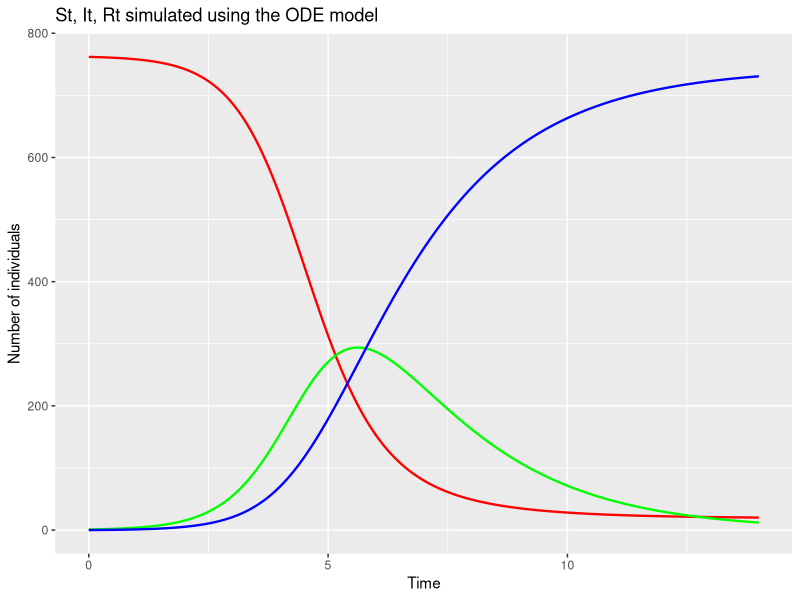
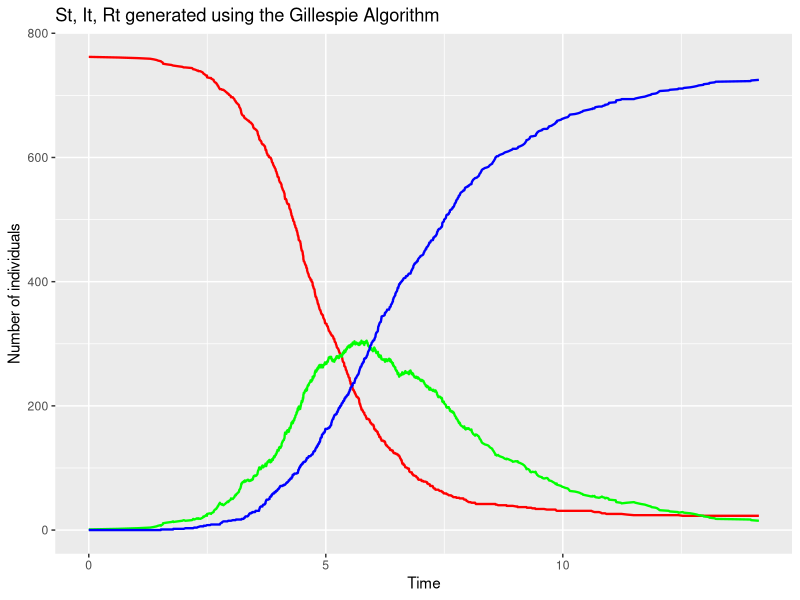
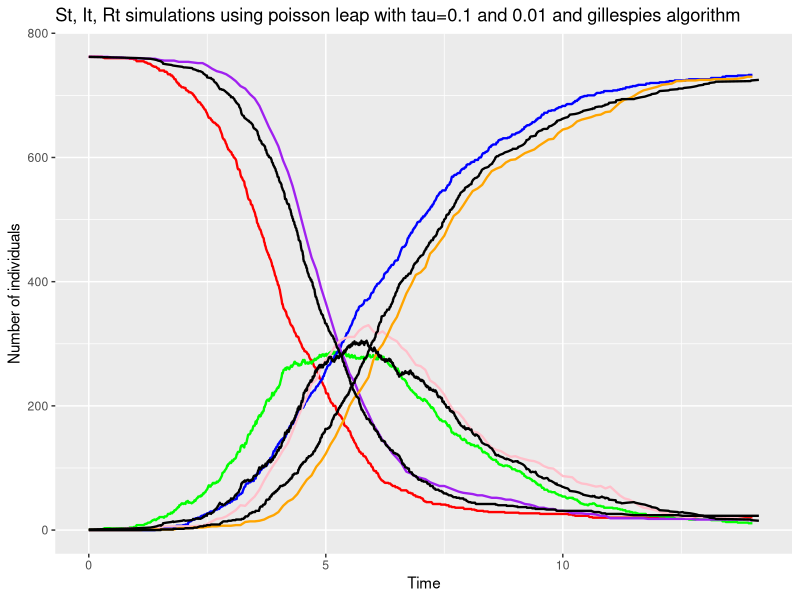
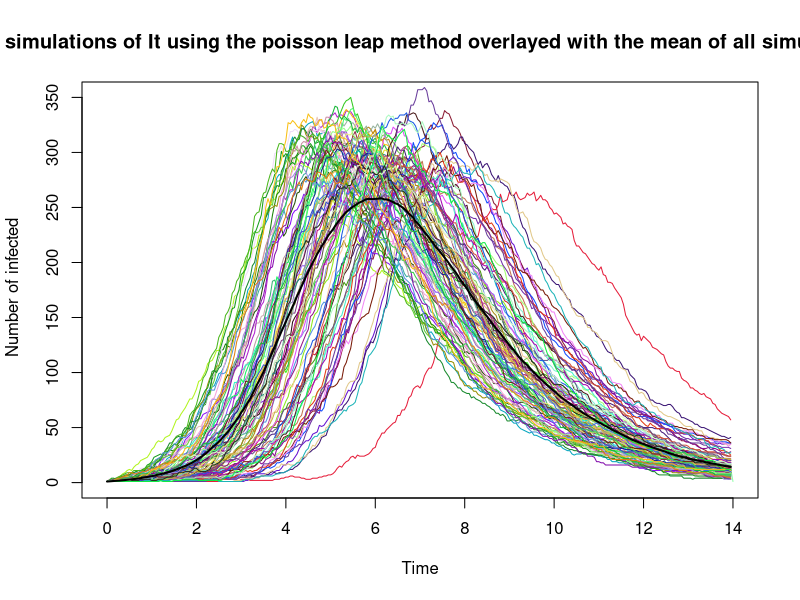
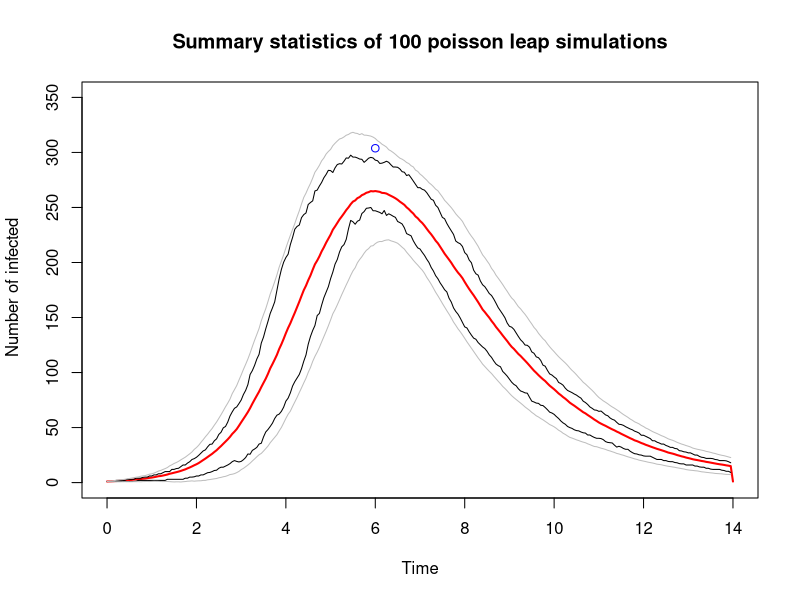
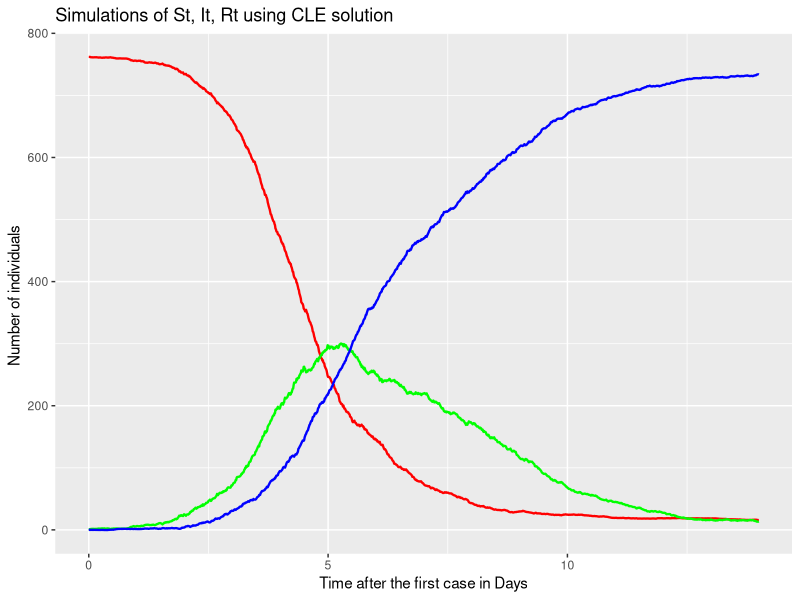
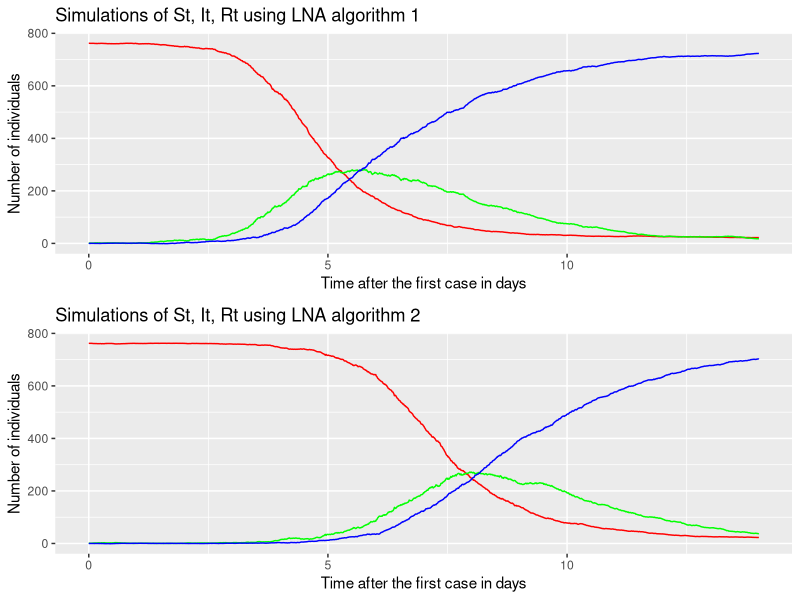
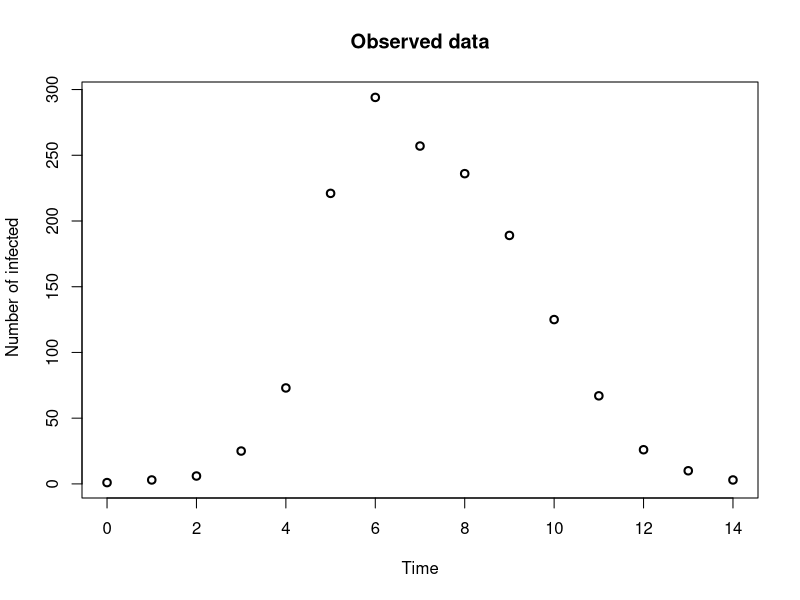

These figures' R source, in order: (Note: a time limit stopped this script after it produced the figures.)
#Github code 

install.packages("MASS")
install.packages("ggplot2")
install.packages("coda")
install.packages("tidyverse")
install.packages("dplyr")
install.packages("gridExtra")
install.packages("mvtnorm")

library(coda)
library(MASS)
library(ggplot2)
library(tidyverse)
library(dplyr)
library(gridExtra)
library(mvtnorm)

par(mfrow=c(1,1))

#Solving deterministic ODEs using eulers method

values<-function(theta,dt,t,X0){
  X<-matrix(0,nrow=(t/dt)+1,ncol=2)
  time<-seq(from=0,to=t,by=dt)
  N<-X0[1]+X0[2]
  X[1,]<-X0
  for (i in 1:(t/dt)){
    X[i+1,]<-c(X[i,1]+dt*(-theta[1]*(X[i,1])*(X[i,2])),
               X[i,2]+dt*((theta[1])*(X[i,1])*(X[i,2])-theta[2]*(X[i,2])))}
  X<-data.frame(X) 
  X$time<-time
  X$Rt<-763-X$X1-X$X2
  names(X)[1]<-"St"
  names(X)[2]<-"It"
  X<-relocate(X,St,It,Rt,time)
  return(X)
}

#Figure 2.2
ODEdata<-values(c(exp(-6),0.5),0.01,14,c(762,1))
ggplot()+geom_line(data=ODEdata,aes(x=time,y=St),color="red", linewidth=0.8)+geom_line(data=ODEdata,aes(x=time,y=It),color="green",linewidth=0.8)+geom_line(data=ODEdata,aes(x=time,y=Rt),color="blue",linewidth=0.8) + xlab("Time") + ylab("Number of individuals") + ggtitle("St, It, Rt simulated using the ODE model")

#Using Gillespies algorithm to generate simulations
#if the simlation shows that the epidemic dies early it gives us an error message and we need to resimulate the values  
GAvalues<-function(x,N,T,c,S){
  t<-0
  data<-data.frame(St=x[1],It=x[2],Rt=(N-x[1]-x[2]),t=0)
  while (t< T){
    h1<-c[1]*x[1]*x[2]
    h2<-c[2]*x[2]
    h0<-h1+h2
    dt<-rexp(1,rate=h0)
    t<-t+dt
    j<-sample(c(1,2), size=1, prob=c(h1/h0, h2/h0))
    x[1]<-x[1]+S[1,j]
    x[2]<-x[2]+S[2,j]
    data<-rbind(data,c(x[1],x[2],(N-x[1]-x[2]),t))
  }
  return(data) 
}

#Figure 2.3
GAdata<-GAvalues(c(762,1),763,14,c(exp(-6),0.5),matrix(c(-1,0,1,-1),nrow=2,ncol=2,byrow=TRUE))
ggplot()+geom_line(data=GAdata,aes(x=t,y=St),color="red", linewidth=0.8)+geom_line(data=GAdata,aes(x=t,y=It),color="green", linewidth=0.8)+geom_line(data=GAdata,aes(x=t,y=Rt),color="blue", linewidth=0.8)+ xlab("Time") +ylab("Number of individuals") +ggtitle("St, It, Rt generated using the Gillespie Algorithm")

#poisson leap process
PLval<-function(x,N,T,c,S,tau){
  t<-0
  data<-data.frame(St=x[1],It=x[2],Rt=(N-x[1]-x[2]),t=0)
  while (t< T-tau){
    h1<-c[1]*x[1]*x[2]
    h2<-c[2]*x[2]
    r1<-rpois(1,lambda = h1*tau)
    r2<-rpois(1,lambda = h2*tau)
    t<-t+tau
    x[1]<-x[1]-r1
    x[2]<-x[2]+r1-r2
    while(x[1]<0){
      x[1]<-0
    }
    while(x[2]<0){
      x[2]<-0
    }
    data<-rbind(data,c(x[1],x[2],(N-x[1]-x[2]),t))
  }
  return(data)
}

# plvalues returns poisson leap values without the possibility of having a simulation that goes wrong 
PLvalues<-function(x,N,T,c,S,tau){
  max<-1
  while(max<=10){
    PLval<-PLval(x,N,T,c,S,tau) 
    max<-max(PLval$It)
  }
  return(PLval)
}

#Figure 2.4
data1<-PLvalues(c(762,1),763,14,c(exp(-6),0.5),matrix(c(-1,0,1,-1),nrow=2,ncol=2,byrow=TRUE),0.01)
data2<-PLvalues(c(762,1),763,14,c(exp(-6),0.5),matrix(c(-1,0,1,-1),nrow=2,ncol=2,byrow=TRUE),0.1)
PLdata<-data1
ggplot()+geom_line(data=data1,aes(x=t,y=St),color="red", linewidth=0.8)+geom_line(data=data1,aes(x=t,y=It),color="green", linewidth=0.8)+geom_line(data=data1,aes(x=t,y=Rt),color="blue", linewidth=0.8)+geom_line(data=data2,aes(x=t,y=St),color="purple", linewidth=0.8)+geom_line(data=data2,aes(x=t,y=It),color="pink", linewidth=0.8)+geom_line(data=data2,aes(x=t,y=Rt),color="orange", linewidth=0.8)+geom_line(data=GAdata,aes(x=t,y=St),color="black", linewidth=0.8)+geom_line(data=GAdata,aes(x=t,y=It),color="black", linewidth=0.8)+geom_line(data=GAdata,aes(x=t,y=Rt),color="black", linewidth=0.8)+ xlab("Time") + ylab("Number of individuals") + ggtitle("St, It, Rt simulations using poisson leap with tau=0.1 and 0.01 and gillespies algorithm")

#function that generates X number of PL simulations of It and their mean

PLIt<- function(x,N,T,c,S,tau){
  data<-PLvalues(x,N,T,c,S,tau)
  return(data$It)
}

PLXdata<-function(x,N,T,c,S,tau,X){
  p<-PLIt(x,N,T,c,S,tau)
  n<-length(p)
  data<-matrix(rep(0,n*X),ncol=X,nrow=n)
  data<-data.frame(data)
  i=1
  for(i in 1:X){
    data[,i]<-PLIt(x,N,T,c,S,tau)
    i=i+1
  }
  p<-PLval(x,N,T,c,S,tau)
  time<-p$t
  data$mean<-rowMeans(data)
  data$time<-time
  return(data)
}
data<-PLXdata(c(762,1),763,14,c(exp(-6),0.5),matrix(c(-1,0,1,-1),nrow=2,ncol=2,byrow=TRUE),0.05,100)

#Figure 2.5 plots 100 Pl simulations of It 
PLXplot<-function(x,N,T,c,S,tau,X){
  data<-PLXdata(x,N,T,c,S,tau,X)
  plot(ts(data[,1], start=0, end=14,deltat=0.05), xlab="Time",ylab=" Number of infected",col=rgb(runif(1),runif(1),runif(1)),main="100 simulations of It using the poisson leap method overlayed with the mean of all simulations",ylim=c(0,350))
  for(i in 2:X){
    lines(y=data[,i],x=data[,X+2],type="l", col=rgb(runif(1),runif(1),runif(1)))
    i=i+1
  }
  lines(y=data[,X+1],x=data[,X+2],type="l", col="black",lwd=2)
}
PLXplot(c(762,1),763,14,c(exp(-6),0.5),matrix(c(-1,0,1,-1),nrow=2,ncol=2,byrow=TRUE),0.05,100)

#calculating mean peak number of infected and mean of the day that they peak at 
#given PLXdata
meanPeak<-function(Data){
  X<-ncol(Data) - 2
  data<-Data[,1:X]
  col_max<-apply(data,2,max)
  mean<-mean(col_max)
  max_rows<-apply(data,2,which.max)
  meanrow<-mean(max_rows)
  meanrow<-round(meanrow)
  meanday<-Data[121,X+2]
  m<-c(mean,meanday)
  return(m)
}

#Figure 2.6 summary graph 
x<-c(762,1)
N<-763
c<-c(exp(-6),0.5)
S<-matrix(c(-1,0,1,-1),nrow=2,ncol=2,byrow=TRUE)
X<-100

Data<-PLXdata(c(762,1),763,14,c(exp(-6),0.5),matrix(c(-1,0,1,-1),nrow=2,ncol=2,byrow=TRUE),0.05,100) 
data<-Data[,1:(X-2)]
meandata<-Data[,(X+1)]
m<-meanPeak(Data)
SD<-apply(data,1,sd)
lower_quantile<-apply(data,1,function(x) quantile(x,probs=0.25))
upper_quantile<-apply(data,1,function(x) quantile(x,probs=0.75))
upper_sd_bound<-meandata+SD
lower_sd_bound<-meandata-SD
time<-Data[,(X+2)]
plot(ts(meandata, start=0, end=14,deltat=0.05), xlab="Time",ylab=" Number of infected",col="red",lwd=2,main="Summary statistics of 100 poisson leap simulations",ylim=c(0,350))
lines(x=time, y=upper_quantile,col="black")
lines(x=time, y=lower_quantile,col="black")
lines(x=time, y=upper_sd_bound,col="grey")
lines(x=time, y=lower_sd_bound,col="grey")
lines(x=m[2],y=m[1],type="p",col="blue")

#Generating simulations using 
CLE<-function(x,N,T,c,dt){
  t<-0
  data<-data.frame(St=x[1],It=x[2],Rt=(N-x[1]-x[2]),t=0)
  while (t< T-dt){
    h1<-c[1]*x[1]*x[2]
    h2<-c[2]*x[2]
    dW1<- rnorm(1,0,sqrt(dt))
    dW2<-rnorm(1,0,sqrt(dt))
    t<-t+dt
    x[1]<-x[1] - c[1]*x[1]*x[2]*dt - sqrt(c[1]*x[1]*x[2])*dW1
    x[2]<-x[2]+ c[1]*x[1]*x[2]*dt - c[2]*x[2]*dt + sqrt(c[1]*x[1]*x[2])*dW1 - sqrt(c[2]*x[2])*dW2
    data<-rbind(data,c(x[1],x[2],(N-x[1]-x[2]),t))
  }
  return(data)  
  
}

#Figure 2.7 
CLEdata<-CLE(c(762,1),763,14,c(exp(-6),0.5),0.01)
ggplot()+geom_line(data=CLEdata,aes(x=t,y=St),color="red", linewidth=0.8)+geom_line(data=CLEdata,aes(x=t,y=It),color="green",linewidth=0.8)+geom_line(data=CLEdata,aes(x=t,y=Rt),color="blue",linewidth=0.8)+xlab("Time after the first case in Days")+ylab("Number of individuals ")+ggtitle("Simulations of St, It, Rt using CLE solution")

#lna first algorithm 

LNA<-function(a,b,X0,V0,dt,T,N){
  X<-X0
  Z<-X0
  M<-X0-Z
  t<-0
  S<-Z[1,1]
  I<-Z[2,1]
  R<-N-S-I
  V<-V0
  dataLNA<-data.frame(St=S, It=I, Rt=R, t=0)
  while (t <T){
    Z<-Z+matrix(data=c(-a*Z[1,1]*Z[2,1],a*Z[1,1]*Z[2,1] - (b*Z[2,1])), nrow=2,ncol=1)*dt
    M<-M+matrix(data=c(-a*Z[2,1]*M[1,1]-(a*Z[1,1]*M[2,1]),a*Z[2,1]*M[1,1]+a*Z[1,1]*M[2,1]-b*M[2,1]),nrow=2,ncol=1)*dt
    V<-V+matrix(data=c(a*Z[1,1]*Z[2,1],-a*Z[1,1]*Z[2,1],-a*Z[1,1]*Z[2,1],a*Z[1,1]*Z[2,1]+b*Z[2,1]),nrow=2,ncol=2,byrow = TRUE)*dt
    t<-t+dt
    X[2,1]<-0
    while(X[2,1]<=0){
      X<-mvrnorm(1,mu=Z+M,Sigma=V)
      X<-as.matrix(X)
      # print(X)
    }
    M<-X-Z
    V<-V0
    dataLNA<-rbind(dataLNA,c(X[1,1],X[2,1],(N-X[1,1]-X[2,1]),t))
  }
  return(dataLNA)
}
LNAdata=LNA(exp(-6),0.5,X0<- matrix(data=c(762,1),nrow=2,ncol=1),V0<-matrix(data=rep(0,4),nrow=2,ncol=2,byrow=TRUE),0.01,14,763)

#lna second algorithm

LNA2<-function(a,b,X0,V0,dt,T,N){
  X<-X0
  Z<-X0
  M<-X0-Z
  t<-0
  S<-Z[1,1]
  I<-Z[2,1]
  R<-N-S-I
  V<-V0
  LNAdata<-data.frame(St=S, It=I, Rt=R, t=0)
  while (t <T){
    Z<-Z+matrix(data=c(-a*Z[1,1]*Z[2,1],a*Z[1,1]*Z[2,1] - (b*Z[2,1])), nrow=2,ncol=1)*dt
    V<-matrix(data=c(a*Z[1,1]*Z[2,1],-a*Z[1,1]*Z[2,1],-a*Z[1,1]*Z[2,1],a*Z[1,1]*Z[2,1]+b*Z[2,1]),nrow=2,ncol=2,byrow = TRUE)*dt
    t<-t+dt
    X[2,1]<-0
    while(X[2,1]<=0){
      X<-mvrnorm(1,mu=Z,Sigma=V)
      X<-as.matrix(X)
      # print(X)
    }
    V<-V0
    Z<-X
    LNAdata<-rbind(LNAdata,c(X[1,1],X[2,1],(N-X[1,1]-X[2,1]),t))
  }
  return(LNAdata)
}
LNA2data=LNA2(exp(-6),0.5,X0<- matrix(data=c(762,1),nrow=2,ncol=1),V0<-matrix(data=rep(0,4),nrow=2,ncol=2,byrow=TRUE),0.01,14,763)

# Figure 2.8
p1<-ggplot()+geom_line(data=LNAdata,aes(x=t,y=St),color="red")+geom_line(data=LNAdata,aes(x=t,y=It),color="green")+geom_line(data=LNAdata,aes(x=t,y=Rt),color="blue")+xlab("Time after the first case in days")+ylab("Number of individuals")+ggtitle("Simulations of St, It, Rt using LNA algorithm 1")
p2<-ggplot()+geom_line(data=LNA2data,aes(x=t,y=St),color="red")+geom_line(data=LNA2data,aes(x=t,y=It),color="green")+geom_line(data=LNA2data,aes(x=t,y=Rt),color="blue")+xlab("Time after the first case in days")+ylab("Number of individuals")+ggtitle("Simulations of St, It, Rt using LNA algorithm 2")
grid.arrange(p1, p2, ncol=1)

#Figure 3.1
y<-c(1,3,6,25,73,221,294,257,236,189,125,67,26,10,3)
t<-c(0,1,2,3,4,5,6,7,8,9,10,11,12,13,14)
#graph of observed
par(mfrow=c(1,1))
plot(y=y,x=t,type="p",xlab="Time",ylab=" Number of infected",col="black",lwd=2,main="Observed data")

#Figure 3.2
#graph of all simulations
par(mfrow=c(3,2))

#ODEdata<-values(c(exp(-6),0.5),0.01,14,c(762,1))
plot(ts(ODEdata[,2], start=0, end=14,deltat=0.01), xlab="Time",ylab=" Number of infected",col="orange",main="ODE simulations compared with observed data")
lines(x=t,y=y,type="p")

#GAdata<-GAvalues(c(762,1),763,14,c(exp(-6),0.5),matrix(c(-1,0,1,-1),nrow=2,ncol=2,byrow=TRUE))
plot(y=GAdata[,2],x=GAdata[,4],type="l",xlab="Time",ylab=" Number of infected",col="green",main="GA simulations compared with observed data")
lines(x=t,y=y,type="p")

#PLdata<-PLvalues(c(762,1),763,14,c(exp(-6),0.5),matrix(c(-1,0,1,-1),nrow=2,ncol=2,byrow=TRUE),0.01)
plot(ts(PLdata[,2], start=0, end=14,deltat=0.01), xlab="Time",ylab=" Number of infected",col="purple",main="Poisson Leap simulations compared with observed data")
lines(x=t,y=y,type="p")

#CLEdata<-CLE(c(762,1),763,14,c(exp(-6),0.5),0.01)
plot(ts(CLEdata[,2], start=0, end=14,deltat=0.01), xlab="Time",ylab=" Number of infected",col="red",main="CLE simulations compared with observed data")
lines(x=t,y=y,type="p")

#LNAdata<-LNA(exp(-6),0.5,matrix(data=c(762,1),nrow=2,ncol=1),matrix(data=rep(0,4),nrow=2,ncol=2,byrow=TRUE),0.01,14,763)
plot(ts(LNAdata[,2], start=0, end=14,deltat=0.01), xlab="Time",ylab=" Number of infected",col="blue",main="LNA compared with observed data")
lines(x=t,y=y,type="p")

plot(ts(ODEdata[,2], start=0, end=14,deltat=0.01), xlab="Time",ylab=" Number of infected",col="orange",main="Comparison of all simulation methods with observed data")
lines(y=GAdata[,2],x=GAdata[,4],type="l", col="green")
lines(y=PLdata[,2],x=PLdata[,4],type="l", col="purple")
lines(y=CLEdata[,2],x=CLEdata[,4],type="l", col="red")
lines(y=LNAdata[,2],x=LNAdata[,4],type="l", col="blue")
lines(x=t,y=y,type="p")

#Function that calculates MLE for generated noisey data through the ODE model 

loglikeNeg<-function(param, Ydata, dt, intert, X0)
{
  n<-length(Ydata)
  T<-(n-1)*intert 
  incr<-intert/dt
  out1<-values(t=T, dt=dt, X0=X0, theta=exp(param))
  out2<-out1[1+(0:(n-1))*(incr),2] 
  -1*sum(dnorm(Ydata, out2, exp(param[3]), log=TRUE)) 
}

MLE<-function(param,dt,T,X0,intert){
  t=T
  ODEdata<-values(param,dt,t=T,X0)
  set.seed(1)
  ODEIdata<-ODEdata[1+(0:(T/intert))*(intert/dt),2]   
  Ydata<-ODEIdata+ rnorm(length(ODEIdata),0,param[3])
  init<-log(param-(param/5))
  out<-optim(init,loglikeNeg,Ydata=Ydata,dt=dt,intert=intert,X0=X0)
  MLE<-exp(out$par)
  return(MLE)
}

#Code for values in table 3.1
MLE(param=c(exp(-6),0.5,0.5),dt=0.01,T=14,X0=c(762,1),intert=1)

#Metropolis hastings algorithm for sir models 
#plot(ts(y,start=0,deltat=1),main="",xlab="Time (days)",ylab="Yt")
alpha<-exp(-6)
beta<-0.5
param<-c(alpha,beta)
dt<-0.01
X0<-c(762,1)
t<-14

ODEdata<-values(param,dt,t,X0)
sigma<-0.5
theta<-c(log(alpha),log(beta),log(sigma)) ## c(theta1,theta2,theta3)

## we take the prior of all the log parameters to be standard normal 
## therefore say the prior for all parameters are g(theta1), g(theta2), 
## g(theta3)
## the posterior density is therefore proportional to all three priors and the 
## likelihood 
## g(theta|y) is proportional to g(theta1)*g(theta2)*g(theta3)*f(y|theta)

## what is log f(y|theta)?
## this function returns the loglikelihood of It which is the mproposed model
## y which are our observed data set is out target model 
theta<-c(log(alpha),log(beta),log(sigma)) ## c(theta1,theta2,theta3)

## data=y which is our observed data 
loglike<-function(theta,data,dt,X0){
  n<-length(data)
  incr<-1/dt
  out<-values(exp(theta),dt,n-1,X0) ##returns It values at dt inytervals 
  out<-out[1+(0:(n-1))*incr,2] ##returns It values at uit time intervals 
  return(sum(dnorm(data,out,exp(theta[3]),log=TRUE)))
}

##we then find the log prior log(g(theta))

logprior<-function(theta){
  return(sum(dnorm(theta,log=TRUE)))
}

## we us the posterior = g(theta|y) as our target density and a random walk 
## proposal = theta*|theta ~ N(theta, SigmaMatrix)

## metropolis hastings algorithm 

## N = number of itterations
## init= initial values for theta 
##SigmaMatrix is our tuning matrix 

MH=function(N,data,dt,SigmaMatrix,init,X0)
{
  theta.mat = matrix(0,nrow=N,ncol=3)  ##create a matrix of 0s with N rows 
  theta.mat[1,] = init ## first row of our theta matrix has our initial values 
  curr = init 
  count = 0 
  for (j in 2:N) 
  {
    can = mvrnorm(1,curr,SigmaMatrix) #proposal 
    #Evaluate log acceptance probability
    laprob = logprior(can)-logprior(curr)+
      loglike(can,data,dt,X0)-loglike(curr,data,dt,X0)
    if (log(runif(1)) < laprob) #Accept with the correct prob.
    {
      curr = can; #chain moves
      count = count + 1 #add one to acceptance counter
    }
    theta.mat[j,] = curr
  }
  print(count/(N-1)) # empirical acceptance prob
  return(theta.mat)
}

## N=1000
## dt=0.01
## tuning matrix SigmaMatrix<- diag(0.001,0.001,0.001)
## initial values of theta = (-6, log(0.5),2.5)
## X0= (762,1)

#Figure 3.3
MHdata<-MH(5000,y,0.01,diag(rep(0.001,3)),c(-6,log(0.5),2.5),c(762,1))
plot(ts(exp(MHdata)),xlab="Iteration count", main="Trace plots for log(alpha), log(beta) and log(sigma)")


## we get a decent trace plot for alpha and beta but not sigma 
## we choose our tuning matrix to be (((2.38)^2)/3)* var(theta|y)
#figure 3.4
newSigma<- ((2.38^2)/3)*var(MHdata)
system.time(MHdata2<-MH(5000,y,0.01,newSigma,c(-6,log(0.5),2.5),c(762,1)))
effectiveSize(MHdata2)
plot(ts(exp(MHdata2)),xlab="Iteration count", main="Trace plots for log(alpha), log(beta) and log(sigma) using optimal tuning matrix")
##plot with 10000 iterations 
#figure 3.5
system.time(MHdata3<-MH(10000,y,0.01,newSigma,c(-6,log(0.5),2.5),c(762,1)))
effectiveSize(MHdata3)
plot(ts(exp(MHdata3)),xlab="Iteration count", main="Trace plots for log(alpha), log(beta) and log(sigma) using optimal tuning matrix and 10000 iterations")
## as theta is log of all parameters we transform it back to original form 

MHdata4<-exp(MHdata3)

#figure 3.6 plotting 20 runs of 5000 iters on the same trace plot
par(mfrow=c(2,1))
ALPHA<-MHdata2[,1]
plot(ts(ALPHA),ylim=c(-6.2,-6),ylab="log(alpha)", xlab="Iteration count", main="20 trace plots for log(alpha) created using different initial values")
for(i in 1:20)
{
  a<-runif(1,-6.25,-5.75)
  b<-runif(1,-1,-0.5)
  sigma<-runif(1,2,3.5)
  param<-c(a,b,sigma)
  #print(param)
  data<-MH(5000,y,0.01, newSigma,init=c(a,b,sigma),c(762,1))
  log_alpha<-data[,1]
  lines(ts(log_alpha),col=(i+1))
}

BETA<-MHdata2[,2]
plot(ts(BETA),ylim=c(-1,-0.5),ylab="log(beta)", xlab="Iteration count", main="20 trace plots for log(beta) created using different initial values")
for(i in 1:20)
{
  a<-runif(1,-6.25,-5.75)
  b<-runif(1,-1,-0.5)
  sigma<-runif(1,2,3.5)
  param<-c(a,b,sigma)
  #print(param)
  data<-MH(5000,y,0.01, newSigma,init=c(a,b,sigma),c(762,1))
  log_beta<-data[,2]
  lines(ts(log_beta),col=(i+1))
  
}

#after removing 500 iterations 
par(mfrow=c(2,1))
ALPHA<-MHdata2[,1]
plot(ts(ALPHA[501:5000]),ylim=c(-6.2,-6),ylab="log(alpha)", xlab="Iteration count", main="20 trace plots for log(alpha) created using different initial values")
for(i in 1:20)
{
  a<-runif(1,-6.25,-5.75)
  b<-runif(1,-0.9,-0.6)
  sigma<-runif(1,2,3.5)
  param<-c(a,b,sigma)
  print(param)
  data<-MH(5000,y,0.01, newSigma,init=c(a,b,sigma),c(762,1))
  log_alpha<-data[,1]
  lines(ts(log_alpha[501:5000]),col=(i+1))
}

BETA<-MHdata2[,2]

plot(ts(BETA[501:5000]),ylim=c(-0.9,-0.6),ylab="log(beta)", xlab="Iteration count", main="20 trace plots for log(beta) created using different initial values")
for(i in 1:20)
{
  a<-runif(1,-6.25,-5.75)
  b<-runif(1,-0.9,-0.6)
  sigma<-runif(1,2,3.5)
  param<-c(a,b,sigma)
  print(param)
  data<-MH(5000,y,0.01, newSigma,init=c(a,b,sigma),c(762,1))
  log_beta<-data[,2]
  lines(ts(log_beta[501:5000]),col=(i+1))
  
}

##figure 3.7 we plot the kernal density estimates 
par(mfrow=c(1,2))
alpha<-MHdata4[,1]
beta<-MHdata4[,2]
sigma<-MHdata4[,3]

plot(density(alpha),xlab="alpha", xlim=c(0.002,0.0024),main="Kernel density plot for alpha")
plot(density(beta),xlab="beta",main="Kernel density plot for beta")
#plot(density(sigma),xlab="sigma")

#table 3.3
## summaries of alpha(infection rate)

mean(MHdata4[,1])
sd(MHdata4[,1])
quantile(MHdata4[,1],c(0.025,0.975))

## summaries of beta

mean(MHdata4[,2])
sd(MHdata4[,2])
quantile(MHdata4[,2],c(0.025,0.975))



#figure 3.8
##histograms for theta
hist(alpha,xlab="alpha", breaks=15,freq=FALSE)
hist(beta,xlab="beta", breaks=15,freq=FALSE)
#hist(sigma,xlab="sigma", breaks=15, freq=FALSE)

hist(alpha,xlab="alpha", breaks=25,freq=FALSE,xlim=c(0.002,0.0024), ylim=c(0,13000) ,main="Density histogram for alpha")
lines(density(alpha),xlab="alpha",col="red")
hist(beta,xlab="beta", breaks=25,freq=FALSE,ylim=c(0,30),main="Density histogram for beta")
lines(density(beta),xlab="beta", col="red")
#hist(sigma,xlab="sigma", breaks=15, freq=FALSE)
#lines(density(sigma),xlab="sigma", col="red")

#predictive posterior distributions
#need values function 
#already generated MH data 
par(mfrow=c(1,1))
N<-10000
dt=0.1
endT<-14
S.mat = matrix(0,nrow=endT/dt+1,ncol=N)
I.mat = matrix(0,nrow=endT/dt+1,ncol=N)
R.mat = matrix(0,nrow=endT/dt+1,ncol=N)
for(i in 1:N)
{
  data<-values(theta=exp(MHdata3[i,1:2]),dt=dt,t=endT,X0=c(762,1))
  data$Rt<-763-data$X1-data$X2
  S.mat[,i]<-data[,1]
  I.mat[,i]<-data[,2]
  R.mat[,i]<-data[,4]
}

S.mean <- apply(S.mat,1,mean)
S.lq <- apply(S.mat,1,quantile,0.025)
S.uq <- apply(S.mat,1,quantile,0.975)
I.mean <- apply(I.mat,1,mean)
I.lq <- apply(I.mat,1,quantile,0.025)
I.uq <- apply(I.mat,1,quantile,0.975)
R.mean <- apply(R.mat,1,mean)
R.lq <- apply(R.mat,1,quantile,0.025)
R.uq <- apply(R.mat,1,quantile,0.975)

#figure 3.9 PREDICTIVE POSTERIOR DISTRIBUTION GRAPH 
plot(ts(S.mean,start=0,deltat=0.1),ylim=c(0,800),lwd=2,col="red",xlab="Time", ylab="Number of individuals", main="Predictive posterior distribution")
lines(ts(S.lq,start=0,deltat=0.1),col=2)
lines(ts(S.uq,start=0,deltat=0.1),col=2)
lines(ts(I.mean,start=0,deltat=0.1),lwd=2,col="green")
lines(ts(I.lq,start=0,deltat=0.1),col=3)
lines(ts(I.uq,start=0,deltat=0.1),col=3)
lines(ts(R.mean,start=0,deltat=0.1),lwd=2,col="blue")
lines(ts(R.lq,start=0,deltat=0.1),col=4)
lines(ts(R.uq,start=0,deltat=0.1),col=4)

#figure 3.10 COMPARISON GRAPH 
plot(ts(I.mean,start=0,deltat=0.1),ylim=c(0,350),lwd=2,col="green",xlab="Time", ylab="Number of infected individuals")
ODEdata<-values(c(exp(-6),0.5),0.1,14,c(762,1))
lines(ts(ODEdata[,2],start=0,deltat=0.1),col="black")
y<-c(1,3,6,25,73,221,294,257,236,189,125,67,26,10,3)
t<-c(0,1,2,3,4,5,6,7,8,9,10,11,12,13,14)
lines(x=t,y=y,type="p")

## basic reproduction number R0

##figure 3.11
R0=MHdata4[,1]/MHdata4[,2]*763
hist(R0,xlab="R0", main="Basic reproduction number for each parameter output of MH MCMC")
quantile(R0,c(0.025,0.975))

#rejection ABC using euclidean distance between points 
#observed data 

y<-c(1,3,6,25,73,221,294,257,236,189,125,67,26,10,3)
alpha<-exp(-6)
beta<-0.5
sigma<-0.5
param<-c(alpha,beta,sigma)
tau<-0.1
x<-c(762,1)
T<-14
N<-763
iters=1000
S=matrix(c(-1,0,1,-1),nrow=2,ncol=2,byrow=TRUE)
dt=0.1
# euclidean distance 

euclid<-function(data1,data2){
  vec<-data1-data2
  sqrt(sum(vec^2))
}


ABCrejection<-function(iters,epsilon,y,x,N,S,dt){
  T<-length(y)-1
  theta.mat<-matrix(rep(0,2*iters),ncol=2,nrow=iters)
  j<-1
  overall<-0
  while(j<=iters){
    overall<-overall+1
    logalpha<-rnorm(1,-6,sqrt(0.1))
    logbeta<-rnorm(1,log(0.5),sqrt(0.01))
    alpha<-exp(logalpha)
    beta<-exp(logbeta)
    sim<-PLvalues(x,N,T,c(alpha,beta),S,dt)
    sim<-sim$It
    sim<-sim[1+(0:T)*(1/dt)]
    distance<-euclid(y, sim)
    print(distance)
    if(distance<=epsilon){
      theta.mat[j,1]<-alpha
      theta.mat[j,2]<-beta
      j<-j+1
      
    } 
    
  }
  
  print(overall)
  return(theta.mat)
}

#Figure 4.1
system.time(out<-ABCrejection(1000,150, y,c(762,1),763,matrix(c(-1,0,1,-1),nrow=2,ncol=2,byrow=TRUE),0.1))
effectiveSize(out)

par(mfrow=c(2,2))      
hist(out[,1],freq=FALSE,main="Posterior distribution of alpha using epsilon=150", xlab="value",breaks=15)
lines(density(out[,1]),col="red")
hist(out[,2],freq=FALSE,main="Posterior distribution of beta using epsilon=150", xlab="value",breaks=15)
lines(density(out[,2]),col="red")

system.time(out2<-ABCrejection(1000,100, y,c(762,1),763,matrix(c(-1,0,1,-1),nrow=2,ncol=2,byrow=TRUE),0.1))
effectiveSize(out2)

hist(out2[,1],freq=FALSE,main="Posterior distribution of alpha using epsilon=100", xlab="value",breaks=15)
lines(density(out2[,1]),col="red")
hist(out2[,2],freq=FALSE,main="Posterior distribution of beta using epsilon=100", xlab="value",breaks=15)
lines(density(out2[,2]),col="red")
#Table 4.1
effectiveSize(out)
mean(out[,1])
sd(out[,1])
quantile(out[,1],c(0.025,0.975))

## summaries of beta

mean(out[,2])
sd(out[,2])
quantile(out[,2],c(0.025,0.975))

#Table 4.2
effectiveSize(out2)
mean(out2[,1])
sd(out2[,1])
quantile(out2[,1],c(0.025,0.975))

## summaries of beta

mean(out2[,2])
sd(out2[,2])
quantile(out2[,2],c(0.025,0.975))

#abc rejection using summary statistics 
stats<-function(data){
  data<-as.data.frame(data)
  infected<-data[,2]
  s1<-max(infected)
  row<-data[data$It==s1,]
  row<-as.data.frame(row)
  s2<-row[1,4]
  daily<-infected[1+(0:14)*(1/0.1)]
  s3<-sum(daily)
  s4<-daily[15]
  s<-c(s1,s2,s3,s4)
  return(s)
}

ABCrejection2<-function(iters,epsilon,y,x,N,S,dt){
  T<-length(y)-1
  theta.mat<-matrix(rep(0,2*iters),ncol=2,nrow=iters)
  summary<-matrix(rep(0,4*iters),ncol=4,nrow=iters)
  j<-1
  overall<-0
  while(j<=iters){
    overall<-overall+1
    logalpha<-rnorm(1,-6,sqrt(0.1))
    logbeta<-rnorm(1,log(0.5),sqrt(0.01))
    alpha<-exp(logalpha)
    beta<-exp(logbeta)
    data<-PLvalues(x,N,T,c(alpha,beta),S,dt)
    summarySim<-stats(data)
    summaryY<-c(294,6,1536,3)
    distance<-euclid(summaryY, summarySim)
    #print(distance)
    if(distance<=epsilon){
      theta.mat[j,1]<-alpha
      theta.mat[j,2]<-beta
      #print(summarySim)
      #print(distance)
      j<-j+1
    } 
  }
  print(overall)
  return(theta.mat)
}

#Figure 4.2
system.time(out3<-ABCrejection2(1000,100, y,c(762,1),763,matrix(c(-1,0,1,-1),nrow=2,ncol=2,byrow=TRUE),0.1))
effectiveSize(out3)
system.time(out4<-ABCrejection2(1000,40, y,c(762,1),763,matrix(c(-1,0,1,-1),nrow=2,ncol=2,byrow=TRUE),0.1))
effectiveSize(out4)

par(mfrow=c(2,2))      
hist(out3[,1],freq=FALSE,main="Posterior distribution of alpha using epsilon=100", xlab="value",breaks=15)
lines(density(out3[,1]),col="red")
hist(out3[,2],freq=FALSE,main="Posterior distribution of beta using epsilon=100", xlab="value",breaks=15)
lines(density(out3[,2]),col="red")

hist(out4[,1],freq=FALSE,main="Posterior distribution of alpha using epsilon=50", xlab="value",breaks=15)
lines(density(out4[,1]),col="red")
hist(out4[,2],freq=FALSE,main="Posterior distribution of beta using epsilon=50", xlab="value",breaks=15)
lines(density(out4[,2]),col="red")
#Table 4.3
effectiveSize(out3)

mean(out3[,1])
sd(out3[,1])
quantile(out3[,1],c(0.025,0.975))

## summaries of beta

mean(out3[,2])
sd(out3[,2])
quantile(out3[,2],c(0.025,0.975))

#Table 4.4
effectiveSize(out4)
mean(out4[,1])
sd(out4[,1])
quantile(out4[,1],c(0.025,0.975))

## summaries of beta

mean(out4[,2])
sd(out4[,2])
quantile(out4[,2],c(0.025,0.975))


#figure 4.3
summary<-function(iters,T,x,N,S,dt){
  summary<-matrix(rep(0,4*iters),ncol=4,nrow=iters)
  j<-1
  overall<-0
  while(j<=iters){
    overall<-overall+1
    logalpha<-rnorm(1,-6,sqrt(0.1))
    logbeta<-rnorm(1,log(0.5),sqrt(0.01))
    alpha<-exp(logalpha)
    beta<-exp(logbeta)
    data<-PLvalues(x,N,T,c(alpha,beta),S,dt)
    summarySim<-stats(data)
    summary[j,1]<-summarySim[1]
    summary[j,2]<-summarySim[2]
    summary[j,3]<-summarySim[3]
    summary[j,4]<-summarySim[4]
    j<-j+1
  } 
  return(summary)
}

summarystat<-summary(1000,14,c(762,1),763,matrix(c(-1,0,1,-1),nrow=2,ncol=2,byrow=TRUE),0.1)
maxinfected<-summarystat[,1]
maxday<-summarystat[,2]
totalinfected<-summarystat[,3]
endinfected<-summarystat[,4]


sd1<-sd(maxinfected)
sd2<-sd(maxday)
sd3<-sd(totalinfected)
sd4<-sd(endinfected)
sd<-c(sd1,sd2,sd3,sd4)
sd

NormalisedDist<-function(summarySim, summaryY,sd){
  x<-summarySim-summaryY
  x<-c(x[1]/sd[1],x[2]/sd[2],x[3]/sd[3],x[4]/sd[4])
  x<-x*x
  x<-sum(x)
  x<-sqrt(x) 
  return(x)
}


ABCnorm<-function(iters,epsilon){
  T<-14
  theta.mat<-matrix(rep(0,2*iters),ncol=2,nrow=iters)
  j<-1
  overall<-0
  summaryY<-c(294,6,1536,3)
  while(j<=iters){
    overall<-overall+1
    logalpha<-rnorm(1,-6,sqrt(0.1))
    logbeta<-rnorm(1,log(0.5),sqrt(0.01))
    alpha<-exp(logalpha)
    beta<-exp(logbeta)
    data<-PLvalues(c(762,1),763,14,c(alpha,beta),matrix(c(-1,0,1,-1),nrow=2,ncol=2,byrow=TRUE),0.1)
    s<-stats(data)
    distance<-NormalisedDist(s, summaryY,sd)
    #print(distance)
    if(distance<=epsilon){
      theta.mat[j,1]<-alpha
      theta.mat[j,2]<-beta
      #print(theta.mat[j,])
      j<-j+1
    } 
  }
  print(overall)
  return(theta.mat)
}

system.time(norm<-ABCnorm(1000,0.75))
effectiveSize(norm)


par(mfrow=c(2,2))      
hist(norm[,1],freq=FALSE,main="Posterior distribution of alpha using epsilon=0.75", xlab="value",breaks=15)
lines(density(norm[,1]),col="red")
hist(norm[,2],freq=FALSE,main="Posterior distribution of beta using epsilon=0.75", xlab="value",breaks=15)
lines(density(norm[,2]),col="red")


effectiveSize(norm)
mean(norm[,1])
sd(norm[,1])
quantile(norm[,1],c(0.025,0.975))

## summaries of beta

mean(norm[,2])
sd(norm[,2])
quantile(norm[,2],c(0.025,0.975))

system.time(norm2<-ABCnorm(1000,0.5))
effectiveSize(norm2)

hist(norm2[,1],freq=FALSE,main="Posterior distribution of alpha using epsilon=0.5", xlab="value",breaks=15)
lines(density(norm2[,1]),col="red")
hist(norm2[,2],freq=FALSE,main="Posterior distribution of beta using epsilon=0.5", xlab="value",breaks=15)
lines(density(norm2[,2]),col="red")


effectiveSize(norm2)

mean(norm2[,1])
sd(norm2[,1])
quantile(norm2[,1],c(0.025,0.975))


## summaries of beta

mean(norm2[,2])
sd(norm2[,2])
quantile(norm2[,2],c(0.025,0.975))


#ABC MCMC

#theta<-c(log(alpha),log(beta))

##we then find the log prior log(g(theta))

#Make consistent with rejection sampler
logprior2<-function(theta){
  return(sum(dnorm(theta,c(-6,log(0.5)),c(0.1,0.1),log=TRUE)))
}


#install.packages("MASS")
#library(MASS)

ABCMCMC=function(iters,y,N,T,dt,SigmaMatrix,init,x,S,epsilon)
{
  theta.mat = matrix(0,nrow=iters,ncol=2) 
  theta.mat[1,] = init 
  curr = init 
  count = 0
  summaryY<-c(294,6,1536,3)
  for (j in 2:iters) 
  {
    can = mvrnorm(1,curr,SigmaMatrix)
    data<-PLvalues(x,N,T,exp(can),S,dt)
    s<-stats(data)
    distance<-NormalisedDist(summaryY,s,sd)
    if (distance<=epsilon){
      laprob = logprior2(can)-logprior2(curr)
      if (log(runif(1)) < laprob) 
      {
        curr = can; 
        count = count + 1 
      }}
    theta.mat[j,] = curr
  }
  print(count/(iters-1)) 
  return(theta.mat)
}
#run 1 using inital variance matrix and epsilon is 0.5 for normalised euclidean distance 

SIG1<-diag(c(0.001,0.001))
SIG1
system.time(DATA1<-ABCMCMC(25000,y,763,14,0.1,SIG1,c(-6,log(0.5)),c(762,1),matrix(c(-1,0,1,-1),nrow=2,ncol=2,byrow=TRUE),0.5))
plot(ts(exp(DATA1)),xlab="Iteration count", main="Trace plots for log(alpha) and log(beta) using initial variance matrix ")
effectiveSize(DATA1)


#run 2 using optimal variance matrix and epsilon is 0.5 for normalised euclidean distance 
SIG2<- ((2.38^2)/2)*var(DATA1)
SIG2
system.time(DATA2<-ABCMCMC(50000,y,763,14,0.1,SIG2,c(-6,log(0.5)),c(762,1),matrix(c(-1,0,1,-1),nrow=2,ncol=2,byrow=TRUE),0.5))
plot(ts(exp(DATA2)),xlab="Iteration count", main="Trace plots for log(alpha) and log(beta) using optimal tuning matrix and 50000 runs")
effectiveSize(DATA2)


DATA1<-exp(DATA1)

mean(DATA1[,1])
sd(DATA1[,1])
quantile(DATA1[,1],c(0.025,0.975))


## summaries of beta

mean(DATA1[,2])
sd(DATA1[,2])
quantile(DATA1[,2],c(0.025,0.975))

DATA2<-exp(DATA2)
mean(DATA2[,1])
sd(DATA2[,1])
quantile(DATA2[,1],c(0.025,0.975))


## summaries of beta

mean(DATA2[,2])
sd(DATA2[,2])
quantile(DATA2[,2],c(0.025,0.975))

#abc mcmc that iteratively calculates sd to normalise

ABCMCMC2=function(iters,y,N,T,dt,SigmaMatrix,init,x,S,epsilon){
  theta.mat<-matrix(0, nrow=iters, ncol=2)
  theta.mat[1,]<-init
  curr<-init
  count<-0
  summaryY<-c(294, 6, 1536, 3)
  data<-PLvalues(x,N,T,exp(curr),S,dt)
  s<-stats(data)
  all_summaries<-matrix(0, nrow=iters, ncol=4)
  all_summaries[1,]<-s
  sd<-rep(1, length(s))
  for(j in 2:iters){
    can<-mvrnorm(1,curr,SigmaMatrix)
    data<-PLvalues(x,N,T,exp(can),S,dt)
    s<-stats(data)
    all_summaries[j,]<-s 
    sd<-apply(all_summaries[1:j,,drop=FALSE],2,sd,na.rm=TRUE)
    distance<-NormalisedDist(summaryY,s,sd)
    #print(distance)
    if(distance<=epsilon){
      laprob<-logprior2(can)-logprior2(curr)
      if(log(runif(1))<laprob){
        curr<-can
        count<-count+1
      }
    }
    theta.mat[j,]<-curr
  }
  print(count/iters)
  return(theta.mat)
}


SIG3<-diag(c(0.001,0.001))
SIG3
system.time(DATA3<-ABCMCMC2(25000,y,763,14,0.1,SIG3,c(-6,log(0.5)),c(762,1),matrix(c(-1,0,1,-1),nrow=2,ncol=2,byrow=TRUE),1))
plot(ts(exp(DATA3)),xlab="Iteration count", main="Trace plots for log(alpha) and log(beta) using initial variance matrix ")
effectiveSize(DATA3)

#run 2 using optimal variance matrix and epsilon is 1 for normalised euclidean distance 
SIG4<-((2.38^2)/2)*var(DATA3)
SIG4
system.time(DATA4<-ABCMCMC2(50000,y,763,14,0.1,SIG4,c(-6,log(0.5)),c(762,1),matrix(c(-1,0,1,-1),nrow=2,ncol=2,byrow=TRUE),1))
plot(ts(exp(DATA4)),xlab="Iteration count", main="Trace plots for log(alpha) and log(beta) using optimal tuning matrix and 50000 runs")
effectiveSize(DATA4)


DATA3<-exp(DATA3)

mean(DATA3[,1])
sd(DATA3[,1])
quantile(DATA3[,1],c(0.025,0.975))


## summaries of beta

mean(DATA3[,2])
sd(DATA3[,2])
quantile(DATA3[,2],c(0.025,0.975))

DATA4<-exp(DATA4)
mean(DATA4[,1])
sd(DATA4[,1])
quantile(DATA4[,1],c(0.025,0.975))


## summaries of beta

mean(DATA4[,2])
sd(DATA4[,2])
quantile(DATA4[,2],c(0.025,0.975))

#comparing the three algorithms for the same epsilon 

system.time(norm2<-ABCnorm(1000,1))
effectiveSize(norm2)
## summaries for alpha
mean(norm2[,1])
sd(norm2[,1])
quantile(norm2[,1],c(0.025,0.975))

## summaries of beta

mean(norm2[,2])
sd(norm2[,2])
quantile(norm2[,2],c(0.025,0.975))

#ABC MCMC predetermined sd 
SIG1<-diag(c(0.001,0.001))
SIG1
system.time(DATA1<-ABCMCMC(25000,y,763,14,0.1,SIG1,c(-6,log(0.5)),c(762,1),matrix(c(-1,0,1,-1),nrow=2,ncol=2,byrow=TRUE),1))
plot(ts(exp(DATA1)),xlab="Iteration count", main="Trace plots for log(alpha) and log(beta) using initial variance matrix ")
effectiveSize(DATA1)


#run 2 using optimal variance matrix and epsilon is 0.5 for normalised euclidean distance 
SIG2<- ((2.38^2)/2)*var(DATA1)
SIG2
system.time(DATA2<-ABCMCMC(50000,y,763,14,0.1,SIG2,c(-6,log(0.5)),c(762,1),matrix(c(-1,0,1,-1),nrow=2,ncol=2,byrow=TRUE),1))
plot(ts(exp(DATA2)),xlab="Iteration count", main="Trace plots for log(alpha) and log(beta) using optimal tuning matrix and 50000 runs")
effectiveSize(DATA2)

DATA2<-exp(DATA2)
mean(DATA2[,1])
sd(DATA2[,1])
quantile(DATA2[,1],c(0.025,0.975))


## summaries of beta

mean(DATA2[,2])
sd(DATA2[,2])
quantile(DATA2[,2],c(0.025,0.975))

#posterior plot comparing three abc methods 
par(mfrow=c(1,1))
y<-c(1,3,6,25,73,221,294,257,236,189,125,67,26,10,3)
t<-c(0,1,2,3,4,5,6,7,8,9,10,11,12,13,14)


posteriorIt<-function(simulation,colour,iterations){
  I.mat = matrix(0,nrow=14/0.1+1,ncol=iterations)
  for(i in 1:iterations){
    data<-PLvalues(c(762,1),763,14,simulation[i,1:2],matrix(c(-1,0,1,-1),nrow=2,ncol=2,byrow=TRUE),0.1)
    I.mat[,i]<-data[,2]
  }
  I.mean <- apply(I.mat,1,mean)
  I.lq <- apply(I.mat,1,quantile,0.025)
  I.uq <- apply(I.mat,1,quantile,0.975)
  lines(ts(I.mean,start=0,deltat=0.1),lwd=2,col=colour)
  lines(ts(I.lq,start=0,deltat=0.1),col=colour)
  lines(ts(I.uq,start=0,deltat=0.1),col=colour)
}
plot(x=t,y=y,type="p",ylim = c(0,400))
posteriorIt(norm2,1,1000)
posteriorIt(DATA2,2,50000)
posteriorIt(DATA4,3,50000)
